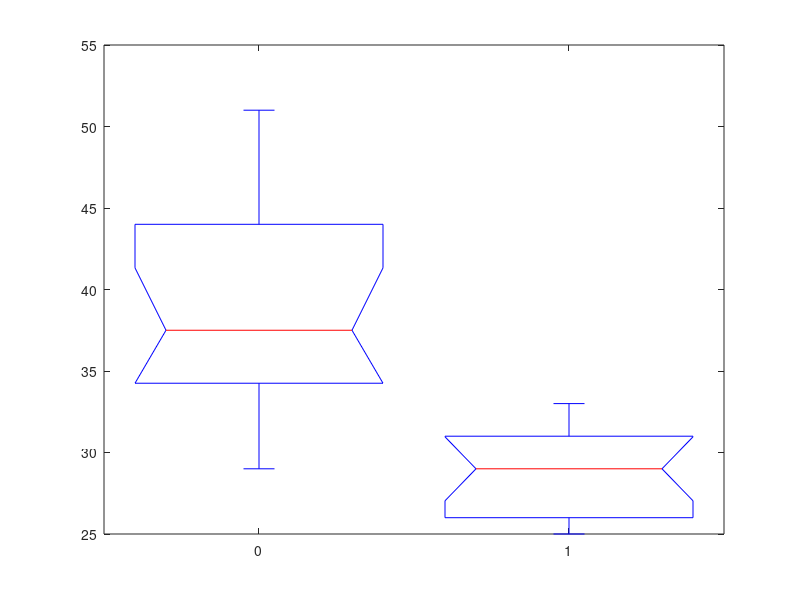

Write MATLAB code to recreate this figure.
E = [65.6 93.85 100 78.6 79.2 100 100 68.4 91.35 93.95 88.3 84.8 100 69.5 58.85 70.8];
N = [68 73.05 84.6 80 71.95 91 81.6 78.35 73.2 84.05 86.45 82.65 52.2 73.21 86.1 75.85];

E = [165 173.7 176.8 174.7 170.5 187.7 180.9 171.5 184 184.4 178.1 172.9 180.4 179.1 164.2 173.6];
N = [173.9 170 183.5 182.5 179.5 193.5 173 180.3 178 180.2 189.2 179.4 157.9 169.7 184.2 177.6];

E = [44 45 32 31 37 29 35 37 37 48 38 43 39 30 44 51];
N = [31 32 25 31 27 27 26 29 29 26 30 31 25 30 33 26];

Mat = [E N];
grp = [zeros(1,16),ones(1,16)];

boxplot(Mat,grp)
vartestn(Mat',grp,'TestType','LeveneAbsolute')

[h,p,ci,stats]=ttest2(E,N,'Tail','both','Alpha',0.05,'Vartype','unequal')

